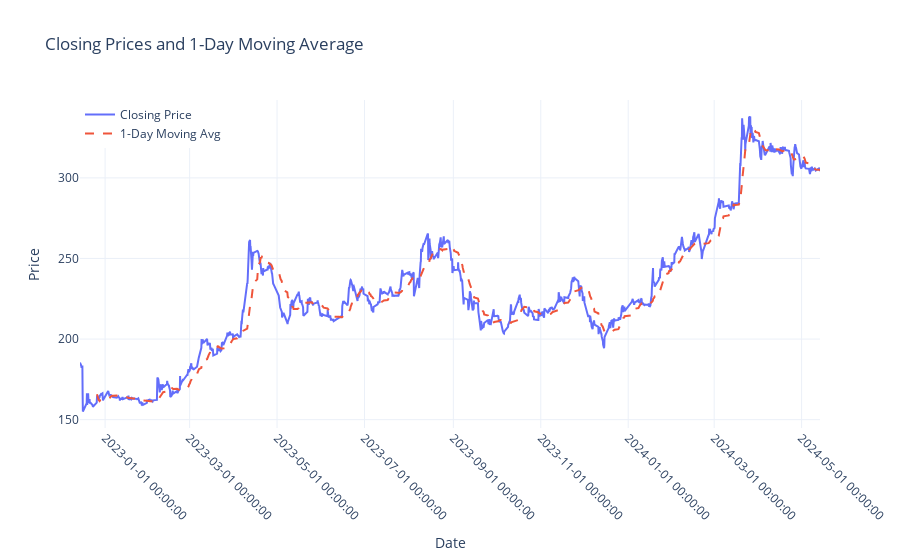

This figure's notebook cell:
### Code cell
import plotly.graph_objects as go
import pandas as pd

# Проверка данных
print(spec_df.head())

window_hours = 24
spec_df['1-Day Moving Avg'] = spec_df['Close'].rolling(window=window_hours).mean()

fig = go.Figure()

fig.add_trace(go.Scatter(x=spec_df['Time'], y=spec_df['Close'], mode='lines', name='Closing Price', line=dict(width=2)))

fig.add_trace(go.Scatter(x=spec_df['Time'], y=spec_df['1-Day Moving Avg'], mode='lines', name='1-Day Moving Avg', line=dict(dash='dash')))

fig.update_layout(
    title='Closing Prices and 1-Day Moving Average',
    xaxis_title='Date',
    yaxis_title='Price',
    xaxis=dict(tickformat='%Y-%m-%d %H:%M:%S', tickangle=45),
    legend=dict(x=0, y=1),
    template='plotly_white'
)

fig.show()

### Figure 1 — Plotly figure (JSON) as saved in the notebook; plotly's stock layout.template omitted (floating-point values rounded to 4 significant figures; data arrays with more than 128 entries replaced by an {"elided": "..."} marker saying what was removed)
{"data": [{"line": {"width": 2}, "mode": "lines", "name": "Closing Price", "type": "scatter", "x": {"elided": "1152 str values"}, "y": {"elided": "1152 float values"}}, {"line": {"dash": "dash"}, "mode": "lines", "name": "1-Day Moving Avg", "type": "scatter", "x": {"elided": "1152 str values"}, "y": {"elided": "1152 float values"}}], "layout": {"legend": {"x": 0, "y": 1}, "title": {"text": "Closing Prices and 1-Day Moving Average"}, "xaxis": {"tickangle": 45, "tickformat": "%Y-%m-%d %H:%M:%S", "title": {"text": "Date"}}, "yaxis": {"title": {"text": "Price"}}}}
